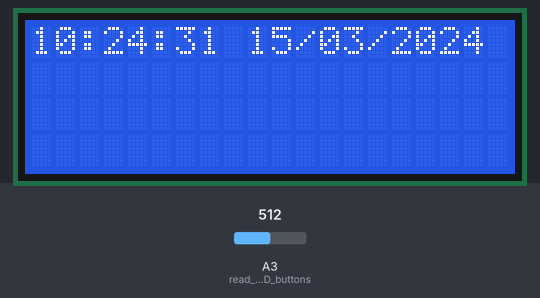
Simulated run of this sketch. Board: Arduino Uno, built with avr-gcc and run on an emulated ATmega328P. Shown: 20×4 character LCD. The inputs (shaded band) are chosen by the test bench; at power-on: A3 (read_LCD_buttons) = 512. The local clock reads 2024-03-15 10:24:30 at power-on unless the sketch sets it.

Above: at 1.2 s.
1.3 s: A3 (read_LCD_buttons) set to 390
At 3.6 s:
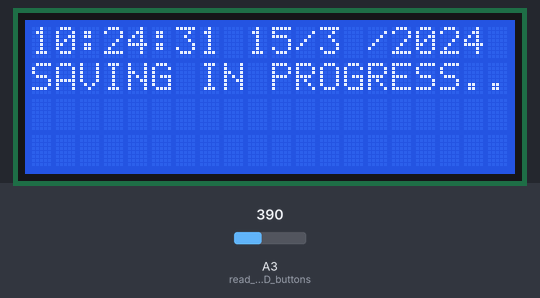
4.0 s: A3 (read_LCD_buttons) set to 410
At 5.3 s:
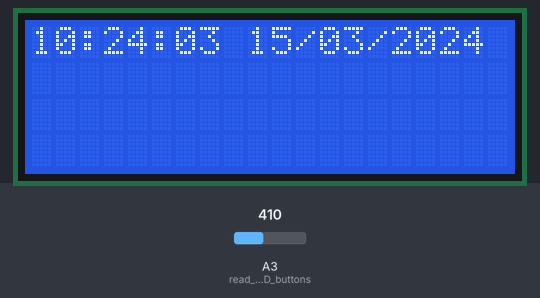
6.5 s: A3 (read_LCD_buttons) set to 306
At 6.69 s:
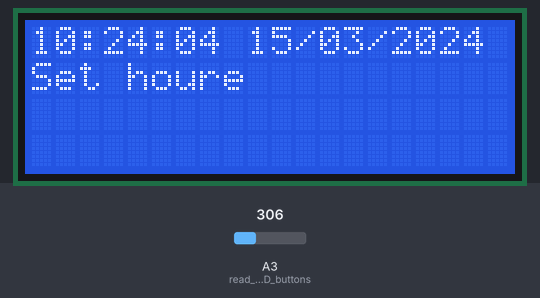
Timing chart, 0 to 9.5 s (numbered marks = the images above; inputs shaded):
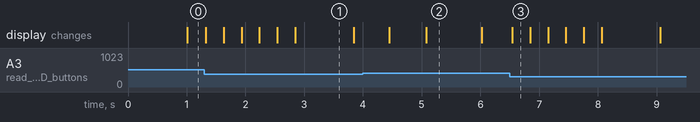

The sketch:

2-RTC_Clock.ino
```cpp
// (licence header left out)
//************libraries**************//
#include <Wire.h>
#include <RTClib.h>
#include <LiquidCrystal.h>

//************************************//
const int rs = 9, en = 8, d4 = 7, d5 = 6, d6 = 5, d7 = 4;
LiquidCrystal lcd(rs, en, d4, d5, d6, d7);

DS1307 RTC;

int adc_key_in = 0;
int btn_pressed = 5;
#define BUTTONS A3
#define LCD_SW 2
#define btn_DOWN 0
#define btn_UP 1
#define btn_OK 2
#define btn_LEFT 3
#define btn_RIGHT 4
#define btn_NONE 5

#define countof(a) (sizeof(a) / sizeof(a[0]))

//************Variables**************//
int hourupg;
int minupg;
int yearupg;
int monthupg;
int dayupg;
int menu = 0;

char display_2[2];


void setup()
{

  lcd.begin(20, 4);
  lcd.clear();

  Serial.begin(9600);
  Wire.begin();
  RTC.begin();

  if (! RTC.isrunning()) {
    Serial.println("RTC is NOT running!");
    // Set the date and time at compile time
    RTC.adjust(DateTime(__DATE__, __TIME__));
  }
  // RTC.adjust(DateTime(__DATE__, __TIME__)); //removing "//" to adjust the time
  // The default display shows the date and time
  int menu = 0;
}

void loop()
{
  btn_pressed = read_LCD_buttons(); //read the buttons

  // check if you press the SET button and increase the menu index
  if (btn_pressed == btn_OK)
  {
    menu = menu + 1;
  }
  // in which subroutine should we go?
  if (menu == 0)
  {
    //    DisplayDateTime(); // void DisplayDateTime
    DateTime now = RTC.now();
    hourupg = now.hour();
    minupg = now.minute();
    dayupg = now.day();
    monthupg = now.month();
    yearupg = now.year();
    printDateTime(now);
  }
  if (menu == 1)
  {
    DisplaySetHour();
  }
  if (menu == 2)
  {
    DisplaySetMinute();
  }
  if (menu == 3)
  {
    DisplaySetDay();
  }
  if (menu == 4)
  {
    DisplaySetMonth();
  }
  if (menu == 5)
  {
    DisplaySetYear();
  }
  if (menu == 6)
  {
    StoreAgg();
    delay(500);
    menu = 0;
  }
  delay(100);
}

void DisplaySetHour()
{
  // time setting
  DateTime now = RTC.now();
  btn_pressed = read_LCD_buttons(); //read the buttons
  if (read_LCD_buttons() == btn_UP)
  {
    if (hourupg == 23)
    {
      hourupg = 0;
    }
    else
    {
      hourupg = hourupg + 1;
    }
  }
  if (read_LCD_buttons() == btn_DOWN)
  {
    if (hourupg == 0)
    {
      hourupg = 23;
    }
    else
    {
      hourupg = hourupg - 1;
    }
  }
  lcd.setCursor(0, 1);  lcd.print("Set houre           ");
  lcd.setCursor(0, 0);  lcd.print("  ");
  lcd.setCursor(0, 0);  lcd.print(hourupg, DEC);

  delay(200);
}

void DisplaySetMinute()
{
  // Setting the minutes
  if (read_LCD_buttons() == btn_UP)
  {
    if (minupg == 59)
    {
      minupg = 0;
    }
    else
    {
      minupg = minupg + 1;
    }
  }
  if (read_LCD_buttons() == btn_DOWN)
  {
    if (minupg == 0)
    {
      minupg = 59;
    }
    else
    {
      minupg = minupg - 1;
    }
  }
  lcd.setCursor(0, 1);  lcd.print("Set Minutes         ");
  lcd.setCursor(3, 0);  lcd.print("  ");
  lcd.setCursor(3, 0);  lcd.print(minupg, DEC);

  delay(200);
}

void DisplaySetYear()
{
  // setting the year
  if (read_LCD_buttons() == btn_UP)
  {
    yearupg = yearupg + 1;
  }
  if (read_LCD_buttons() == btn_DOWN)
  {
    yearupg = yearupg - 1;
  }
  lcd.setCursor(0, 1);    lcd.print("Set Year            ");
  lcd.setCursor(15, 0);   lcd.print(yearupg, DEC);
  delay(200);
}

void DisplaySetMonth()
{
  // Setting the month
  if (read_LCD_buttons() == btn_UP)
  {
    if (monthupg == 12)
    {
      monthupg = 1;
    }
    else
    {
      monthupg = monthupg + 1;
    }
  }
  if (read_LCD_buttons() == btn_DOWN)
  {
    if (monthupg == 1)
    {
      monthupg = 12;
    }
    else
    {
      monthupg = monthupg - 1;
    }
  }
  lcd.setCursor( 0, 1);  lcd.print("Set Month           ");
  lcd.setCursor(12, 0);  lcd.print("  ");
  lcd.setCursor(12, 0);  lcd.print(monthupg);
  delay(200);

}

void DisplaySetDay()
{
  // Setting the day
  if (read_LCD_buttons() == btn_UP)
  {
    if (dayupg == 31)
    {
      dayupg = 1;
    }
    else
    {
      dayupg = dayupg + 1;
    }
  }
  if (read_LCD_buttons() == btn_DOWN)
  {
    if (dayupg == 1)
    {
      dayupg = 31;
    }
    else
    {
      dayupg = dayupg - 1;
    }
  }
  lcd.setCursor(0, 1);  lcd.print("Set Day             ");
  lcd.setCursor(9, 0);  lcd.print("  ");
  lcd.setCursor(9, 0);  lcd.print(dayupg);
  delay(200);
}

void StoreAgg()
{
  // Variable saving
  lcd.setCursor(0, 1);  lcd.print("SAVING IN PROGRESS..");
  RTC.adjust(DateTime(yearupg, monthupg, dayupg, hourupg, minupg, 0));
  delay(1000);
  lcd.setCursor(0, 1);  lcd.print("                    ");
}

int read_LCD_buttons()
{
  adc_key_in = analogRead(A3); // read value

  if (adc_key_in > 750)  return btn_NONE;
  if (adc_key_in > 600)  return btn_RIGHT;
  if (adc_key_in > 400)  return btn_LEFT;
  if (adc_key_in > 255)  return btn_OK;
  if (adc_key_in > 65)   return btn_UP;
  return btn_DOWN;       // If all else fails, it's btn_DOWN ([0,65])
}

void printDateTime(const DateTime& dt)
{
  char datestring[20];
  snprintf_P(datestring,
             countof(datestring),
             PSTR("%02u:%02u:%02u %02u/%02u/%04u"),
             dt.hour(),
             dt.minute(),
             dt.second(),
             dt.day(),
             dt.month(),
             dt.year());
  lcd.setCursor(0, 0);
  lcd.print(datestring);
}
```

Measured:
- after the input at 1.3 s, the display: first changes at once (image 1 shows a later state)
- after the input at 6.5 s, the display: changes at once (image 3)
- what the display in image 1 shows lasts 1.0 s, from 2.8 s to 3.8 s
- what the display in image 2 shows lasts 0.9 s, from 5.1 s to 6.0 s
